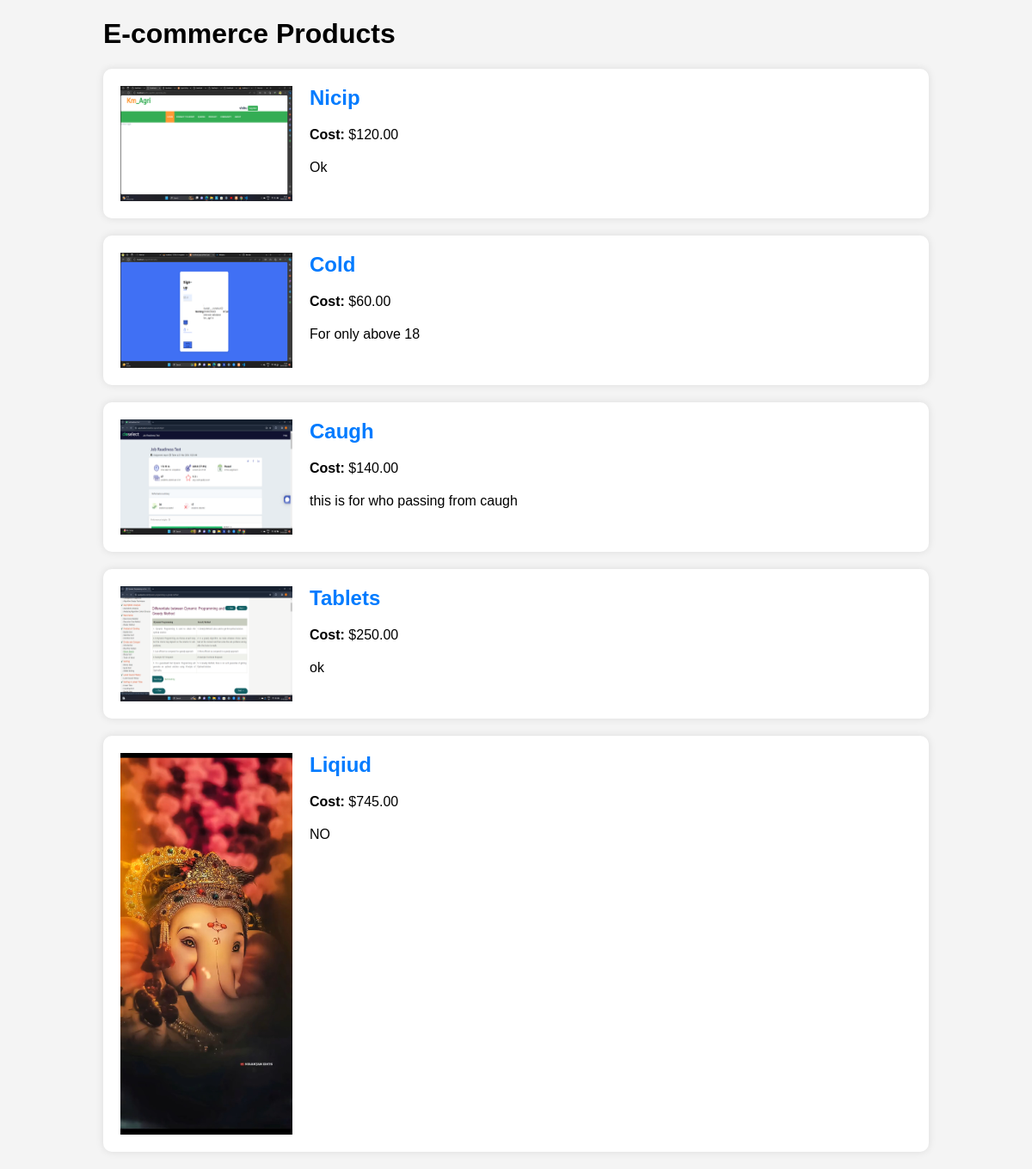
The app's page /project/buy.php with its own data.
### tables this page shows
CREATE TABLE `products` (
  `id` int(11) NOT NULL,
  `name` varchar(255) NOT NULL,
  `cost` decimal(10,2) NOT NULL,
  `description` text NOT NULL,
  `photo` varchar(255) NOT NULL
);

### project/buy.php (the view, shortened to what this page needs)
<!DOCTYPE html>
<html lang="en">
<head>
</head>
<body>
<div class="container">
    <h1>E-commerce Products</h1>
    <?php
    $servername = "localhost";
    $username = "root";
    $password = "";
    $dbname = "hospitalms";
    $conn = new mysqli($servername, $username, $password, $dbname);
    $sql = "SELECT * FROM products";
    $result = $conn->query($sql);
    if ($result->num_rows > 0) {
        while ($row = $result->fetch_assoc()) {
            echo '<div class="product">';
            echo '<img src="' . $row["photo"] . '" alt="' . $row["name"] . '">';
            echo '<div class="product-info" onclick="showPopup(' . $row["id"] . ')">';
            echo '<div class="info-block">';
            echo '<h2>' . $row["name"] . '</h2>';
            echo '</div>';
            echo '<div class="info-block">';
            echo '<p><strong>Cost:</strong> $' . $row["cost"] . '</p>';
            echo '</div>';
            echo '<div class="info-block">';
            echo '<p class="description">' . $row["description"] . '</p>';
            echo '</div>';
            echo '</div>';
            echo '</div>';
        }
    } else {
        echo "0 results";
    }
    ?>
</div>
</body>
</html>

### project/buy.php (style rules this page uses)
body { font-family: Arial, sans-serif; background-color: #f4f4f4; margin: 0; padding: 0; }
.container { width: 80%; margin: 20px auto; }
.product { background-color: #fff; padding: 20px; border-radius: 10px; box-shadow: 0 0 10px rgba(0, 0, 0, 0.1); margin-bottom: 20px; display: flex; cursor: pointer; }
.product img { max-width: 200px; margin-right: 20px; }
.product-info { flex: 1; display: flex; flex-direction: column; }
.product h2 { margin-top: 0; margin-bottom: 10px; cursor: pointer; color: #007bff; }
.product p { margin: 0; margin-bottom: 10px; }
.product .description { margin-bottom: 20px; }
.info-block { margin-bottom: 10px; }

### records on screen
products: photo (picture), name "Nicip", cost "120.00", description "Ok"
products: photo (picture), name "Cold", cost "60.00", description "For only above 18"
products: photo (picture), name "Caugh", cost "140.00", description "this is for who passing from caugh"
products: photo (picture), name "Tablets", cost "250.00", description "ok"
products: photo (picture), name "Liqiud", cost "745.00", description "NO"
